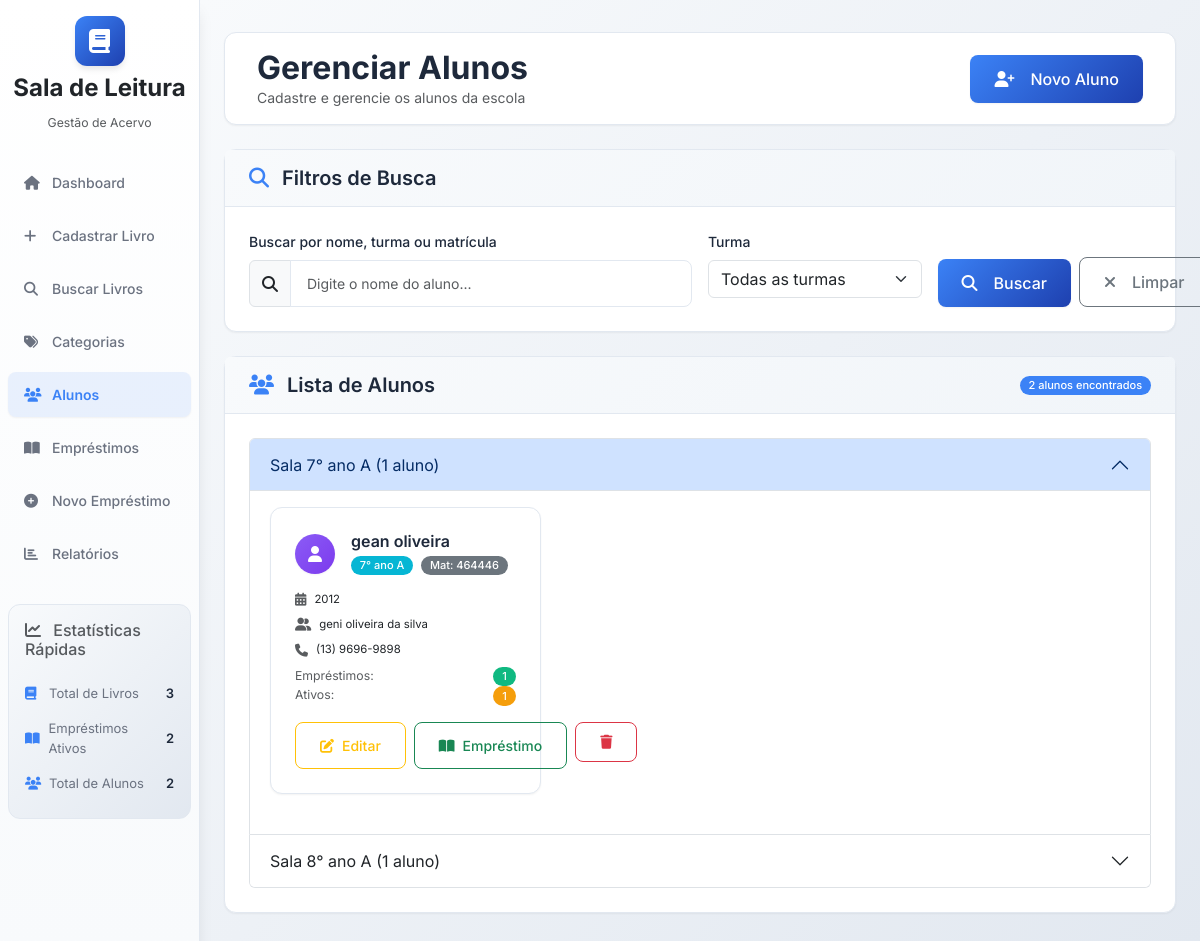
/students, run on the app's committed database.
### database/models.py (models this page shows, shortened)
class Student(db.Model):
    __tablename__ = 'students'
    id = db.Column(db.String(36), primary_key=True, default=generate_uuid)
    name = db.Column(db.String(200), nullable=False)
    class_room = db.Column(db.String(50), nullable=False)
    birth_year = db.Column(db.Integer, nullable=False)
    phone = db.Column(db.String(20))
    address = db.Column(db.Text)
    guardian_name = db.Column(db.String(200), nullable=False)
    guardian_phone = db.Column(db.String(20))
    registration_number = db.Column(db.String(50), unique=True)
    active = db.Column(db.Boolean, default=True)
    created_date = db.Column(db.DateTime, default=datetime.utcnow)
    updated_date = db.Column(db.DateTime, default=datetime.utcnow, onupdate=datetime.utcnow)
    loans = db.relationship('Loan', backref='student', lazy=True)
    @property
    def total_loans(self):
        return db.session.query(func.count(Loan.id)).filter_by(student_id=self.id).scalar()
    @property
    def active_loans(self):
        return db.session.query(func.count(Loan.id)).filter_by(student_id=self.id, status='active').scalar()

### app.py (the view, shortened to what this page needs)
    @app.route('/students')
    def students():
        page = request.args.get('page', 1, type=int)
        search = request.args.get('search', '')
        class_filter = request.args.get('class_filter', '')
        query = Student.query.filter_by(active=True)
        if class_filter:
            query = query.filter(Student.class_room == class_filter)
        students = query.order_by(Student.name).paginate(page=page, per_page=20, error_out=False)
        classes = [c[0] for c in db.session.query(Student.class_room).filter(
            Student.active == True, Student.class_room.isnot(None)
        ).distinct().order_by(Student.class_room).all()]
        students_by_class = {}
        for student in students.items:
            class_room = student.class_room or "Sem Turma"
            if class_room not in students_by_class:
                students_by_class[class_room] = []
            students_by_class[class_room].append(student)
        return render_template('students/students.html',
                              students=students,
                              classes=classes,
                              search=search,
                              class_filter=class_filter,
                              students_by_class=students_by_class)

### templates/students/students.html (shortened to what this page needs)
{% extends "base.html" %}
{% block content %}
<div class="main-header d-flex justify-content-between align-items-center py-3 mb-4">
    <div>
        <h1 class="h2 mb-0">Gerenciar Alunos</h1>
        <p class="text-muted mb-0">Cadastre e gerencie os alunos da escola</p>
    </div>
    <a href="{{ url_for('add_student') }}" class="btn btn-primary">
        <i class="fas fa-user-plus me-2"></i>
        Novo Aluno
    </a>
</div>
<div class="card mb-4 fade-in">
    <div class="card-header">
        <h5 class="mb-0">
            <i class="fas fa-search text-primary me-2"></i>
            Filtros de Busca
        </h5>
    </div>
    <div class="card-body">
        <form method="GET" class="row g-3">
            <div class="col-md-6">
                <label for="search" class="form-label">Buscar por nome, turma ou matrícula</label>
                <div class="input-group">
                    <span class="input-group-text">
                        <i class="fas fa-search"></i>
                    </span>
                    <input type="text" class="form-control" name="search"
                           value="{{ search }}" placeholder="Digite o nome do aluno...">
                </div>
            </div>
            <div class="col-md-3">
                <label for="class_filter" class="form-label">Turma</label>
                <select class="form-select" name="class_filter" onchange="this.form.submit()">
                    <option value="">Todas as turmas</option>
                </select>
            </div>
            <div class="col-md-3 d-flex align-items-end">
                <button type="submit" class="btn btn-primary me-2">
                    <i class="fas fa-search me-2"></i>
                    Buscar
                </button>
                <a href="{{ url_for('students') }}" class="btn btn-outline-secondary">
                    <i class="fas fa-times me-2"></i>
                    Limpar
                </a>
            </div>
        </form>
    </div>
</div>
<div class="card fade-in" style="animation-delay: 0.2s">
    <div class="card-header d-flex justify-content-between align-items-center">
        <h5 class="mb-0">
            <i class="fas fa-users text-primary me-2"></i>
            Lista de Alunos
        </h5>
        {% if students and students.items %}
            <span class="badge bg-primary">
                {{ students.total }} aluno{{ 's' if students.total != 1 else '' }} encontrado{{ 's' if students.total != 1 else '' }}
            </span>
        {% endif %}
    </div>
    <div class="card-body">
        {% if students and students.items %}
            <div class="accordion" id="studentsAccordion">
                {% for class_room, students_list in students_by_class.items() %}
                    <div class="accordion-item">
                        <h2 class="accordion-header" id="heading{{ loop.index }}">
                            <button class="accordion-button {% if not loop.first %}collapsed{% endif %}" type="button" data-bs-toggle="collapse" data-bs-target="#collapse{{ loop.index }}" aria-expanded="true" aria-controls="collapse{{ loop.index }}">
                                Sala {{ class_room }} ({{ students_list|length }} aluno{{ 's' if students_list|length != 1 else '' }})
                            </button>
                        </h2>
                        <div id="collapse{{ loop.index }}" class="accordion-collapse collapse {% if loop.first %}show{% endif %}" aria-labelledby="heading{{ loop.index }}" data-bs-parent="#studentsAccordion">
                            <div class="accordion-body">
                                <div class="row">
                                    {% for student in students_list %}
                                    <div class="col-md-6 col-lg-4 mb-4">
                                        <div class="student-card">
                                            <div class="student-header">
                                                <div class="student-avatar">
                                                    <i class="fas fa-user"></i>
                                                </div>
                                                <div class="student-info">
                                                    <h6 class="student-name">{{ student.name }}</h6>
                                                    <div class="student-details">
                                                        <span class="badge bg-info">{{ student.class_room }}</span>
                                                        {% if student.registration_number %}
                                                            <span class="badge bg-secondary">Mat: {{ student.registration_number }}</span>
                                                        {% endif %}
                                                    </div>
                                                </div>
                                            </div>
                                            <div class="student-body">
                                                <div class="student-stat">
                                                    <i class="fas fa-calendar-alt text-muted me-2"></i>
                                                    <small>{{ student.birth_year or 'Não informado' }}</small>
                                                </div>
                                                {% if student.guardian_name %}
                                                    <div class="student-stat">
                                                        <i class="fas fa-user-friends text-muted me-2"></i>
                                                        <small>{{ student.guardian_name }}</small>
                                                    </div>
                                                {% endif %}
                                                {% if student.guardian_phone %}
                                                    <div class="student-stat">
                                                        <i class="fas fa-phone text-muted me-2"></i>
                                                        <small>{{ student.guardian_phone }}</small>
                                                    </div>
                                                {% endif %}
                                                <div class="student-loans-stats mt-2">
                                                    <div class="d-flex justify-content-between">
                                                        <small class="text-muted">Empréstimos:</small>
                                                        <span class="badge bg-success">{{ student.total_loans or 0 }}</span>
                                                    </div>
                                                    {% if student.active_loans and student.active_loans > 0 %}
                                                        <div class="d-flex justify-content-between">
                                                            <small class="text-muted">Ativos:</small>
                                                            <span class="badge bg-warning">{{ student.active_loans }}</span>
                                                        </div>
                                                    {% endif %}
                                                </div>
                                            </div>
                                            <div class="student-actions">
                                                <a href="{{ url_for('edit_student', student_id=student.id) }}" class="btn btn-outline-warning btn-sm">
                                                    <i class="fas fa-edit"></i>
                                                    Editar
                                                </a>
                                                <a href="{{ url_for('new_loan') }}?student={{ student.id }}" class="btn btn-outline-success btn-sm">
                                                    <i class="fas fa-book-open"></i>
                                                    Empréstimo
                                                </a>
                                                <form method="POST" action="{{ url_for('delete_student', student_id=student.id) }}" class="d-inline"
                                                      onsubmit="return confirmDelete('Tem certeza que deseja excluir este aluno?')">
                                                    <button type="submit" class="btn btn-outline-danger btn-sm">
                                                        <i class="fas fa-trash"></i>
                                                    </button>
                                                </form>
                                            </div>
                                        </div>
                                    </div>
                                    {% endfor %}
                                </div>
                            </div>
                        </div>
                    </div>
                {% endfor %}
            </div>
        {% endif %}
    </div>
</div>
{% endblock %}

### static/css/style.css (style rules this page uses)
:root { --primary-color: #3b82f6; --secondary-color: #6b7280; --success-color: #10b981; --warning-color: #f59e0b; --danger-color: #ef4444; --info-color: #06b6d4; --light-color: #f8fafc; --dark-color: #1e293b; --border-color: #e2e8f0; --shadow-sm: 0 1px 2px 0 rgba(0, 0, 0, 0.05); --shadow-md: 0 4px 6px -1px rgba(0, 0, 0, 0.1); --shadow-lg: 0 10px 15px -3px rgba(0, 0, 0, 0.1); }
* { margin: 0; padding: 0; box-sizing: border-box; }
body { font-family: 'Inter', sans-serif; font-size: 14px; line-height: 1.5; color: var(--dark-color); background: linear-gradient(135deg, #f8fafc 0%, #e2e8f0 100%); min-height: 100vh; }
.main-header { background: white; border-radius: 12px; padding: 2rem; margin-bottom: 2rem; box-shadow: var(--shadow-sm); border: 1px solid var(--border-color); }
.main-header h1 { color: var(--dark-color); font-weight: 700; margin-bottom: 0.5rem; }
.card { border: 1px solid var(--border-color); border-radius: 12px; box-shadow: var(--shadow-sm); background: white; transition: all 0.2s ease; }
.card-header { background: linear-gradient(135deg, #f8fafc 0%, #f1f5f9 100%); border-bottom: 1px solid var(--border-color); padding: 1rem 1.5rem; border-radius: 12px 12px 0 0; }
.card-header h5 { font-weight: 600; color: var(--dark-color); margin: 0; }
.card-body { padding: 1.5rem; }
.form-control { border: 1px solid var(--border-color); border-radius: 8px; padding: 0.75rem 1rem; font-size: 14px; transition: all 0.2s ease; }
.form-label { font-weight: 500; color: var(--dark-color); margin-bottom: 0.5rem; }
.btn { border-radius: 8px; font-weight: 500; padding: 0.75rem 1.5rem; transition: all 0.2s ease; display: inline-flex; align-items: center; gap: 0.5rem; }
.btn-primary { background: linear-gradient(135deg, var(--primary-color) 0%, #1e40af 100%); border: none; color: white; box-shadow: var(--shadow-sm); }
.student-avatar { width: 40px; height: 40px; background: linear-gradient(135deg, #8b5cf6 0%, #7c3aed 100%); border-radius: 50%; display: flex; align-items: center; justify-content: center; color: white; font-size: 16px; box-shadow: var(--shadow-sm); }
.student-card { background: white; border-radius: 12px; padding: 1.5rem; box-shadow: var(--shadow-sm); border: 1px solid var(--border-color); transition: all 0.2s ease; }
.student-header { display: flex; align-items: center; gap: 1rem; margin-bottom: 1rem; }
.student-name { font-weight: 600; color: var(--dark-color); margin-bottom: 0.25rem; }
.student-details { display: flex; gap: 0.5rem; }
.student-stat { display: flex; align-items: center; margin-bottom: 0.5rem; font-size: 13px; }
.student-actions { display: flex; gap: 0.5rem; margin-top: 1rem; }
.fade-in { animation: fadeIn 0.6s ease-out; }
.badge { font-size: 11px; font-weight: 500; padding: 0.4em 0.8em; border-radius: 20px; }
.text-primary { color: var(--primary-color) !important; }
.bg-primary { background-color: var(--primary-color) !important; }
.bg-success { background-color: var(--success-color) !important; }
.bg-warning { background-color: var(--warning-color) !important; }
.bg-info { background-color: var(--info-color) !important; }

### data on the page
Student: class_room "7° ano A", students_list "1", name "gean oliveira", registration_number "464446", birth_year "2012", guardian_name "geni oliveira da silva", guardian_phone "(13) 9696-9898", active "1", active_loans "1"
Student: class_room "8° ano A", students_list "1"

### other printed values
{{ students.total }} "2"
{{ 's' if students.total != 1 else '' }} "s"
